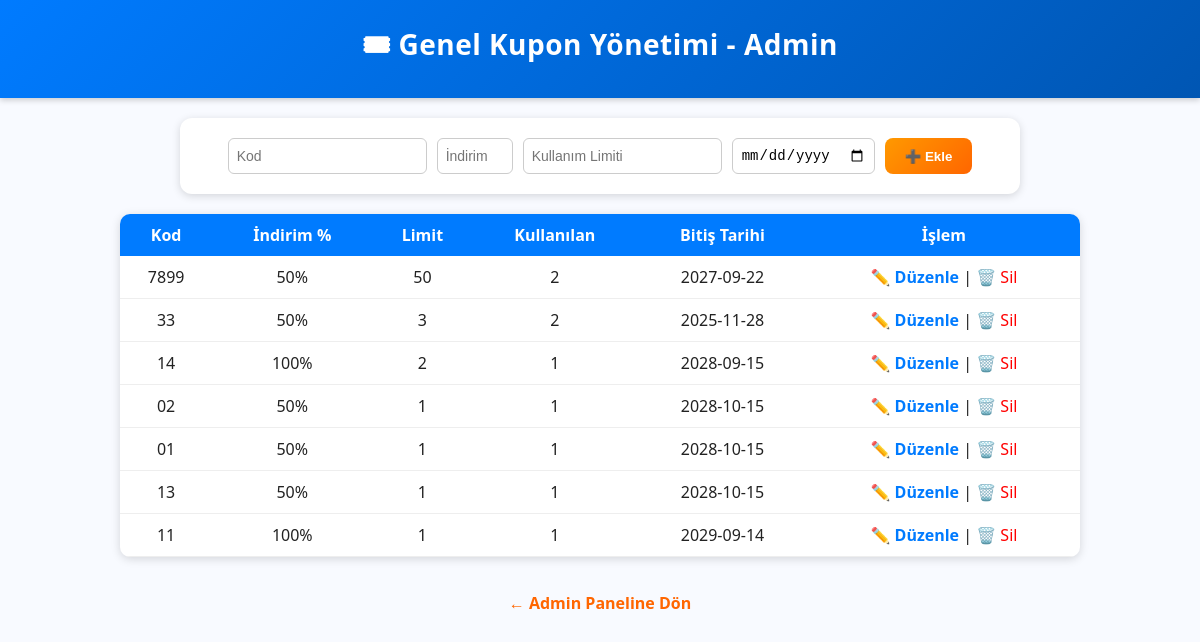
Page /admin/coupons.php (signed in) on the committed database.
### tables this page shows
CREATE TABLE coupons (
      id INTEGER PRIMARY KEY,
      code TEXT UNIQUE,
      percent INTEGER,
      usage_limit INTEGER,
      used INTEGER DEFAULT 0,
      expires_at TEXT,
      firm_id INTEGER
  );

### public/admin/coupons.php (the view, shortened to what this page needs)
<?php
$pdo = db();
$coupons = $pdo->query("SELECT * FROM coupons WHERE firm_id IS NULL ORDER BY id DESC")->fetchAll(PDO::FETCH_ASSOC);
?>
<!doctype html>
<html lang="tr">
<head>
</head>
<body>
  <header>
    <h1>🎟 Genel Kupon Yönetimi - Admin</h1>
  </header>
  <form method="post">
    <input type="text" name="code" placeholder="Kod" required>
    <input type="number" name="percent" placeholder="İndirim %" required min="1" max="100">
    <input type="number" name="limit" placeholder="Kullanım Limiti" required min="1">
    <input type="date" name="expires" required>
    <button type="submit">➕ Ekle</button>
  </form>
  <table>
    <tr>
      <th>Kod</th>
      <th>İndirim %</th>
      <th>Limit</th>
      <th>Kullanılan</th>
      <th>Bitiş Tarihi</th>
      <th>İşlem</th>
    </tr>
    <?php foreach ($coupons as $c): ?>
    <tr>
      <td><?=htmlspecialchars($c['code'])?></td>
      <td><?=$c['percent']?>%</td>
      <td><?=$c['usage_limit']?></td>
      <td><?=$c['used']?></td>
      <td><?=$c['expires_at']?></td>
      <td>
        <a href="edit_coupon.php?id=<?=$c['id']?>" style="color:#007bff;font-weight:bold;text-decoration:none;">✏️ Düzenle</a> |
        <a href="?del=<?=$c['id']?>" class="delete" style="color:red; text-decoration:none;">🗑️ Sil</a>
      </td>
    </tr>
    <?php endforeach; ?>
  </table>
  <a href="index.php" class="back-link">← Admin Paneline Dön</a>
</body>
</html>

### public/admin/coupons.php (style rules this page uses)
body { font-family: 'Segoe UI', sans-serif; background: #f8faff; margin: 0; padding: 0; color: #222; text-align: center; }
header { background: linear-gradient(135deg, #007bff, #0056b3); color: white; padding: 25px 0; box-shadow: 0 2px 6px rgba(0,0,0,0.2); }
h1 { margin: 0; font-size: 28px; letter-spacing: 0.5px; }
form { margin: 20px auto; background: #fff; width: 80%; max-width: 800px; padding: 20px; border-radius: 12px; box-shadow: 0 2px 8px rgba(0,0,0,0.15); display: flex; flex-wrap: wrap; justify-content: center; gap: 10px; }
input { padding: 8px; border: 1px solid #ccc; border-radius: 6px; font-size: 14px; }
button { background: linear-gradient(135deg, #ff9900, #ff6600); color: white; border: none; border-radius: 8px; padding: 10px 20px; font-weight: bold; cursor: pointer; transition: 0.2s; }
table { border-collapse: collapse; width: 80%; margin: 20px auto; background: white; border-radius: 10px; overflow: hidden; box-shadow: 0 2px 10px rgba(0,0,0,0.15); }
th { background: #007bff; color: white; padding: 10px; }
td { padding: 10px; border-bottom: 1px solid #eee; }
.back-link { display: inline-block; margin: 15px; color: #ff6600; font-weight: bold; text-decoration: none; }

### rows in the picture
coupons: code "7899", percent "50", usage_limit "50", used "2", expires_at "2027-09-22"
coupons: code "33", percent "50", usage_limit "3", used "2", expires_at "2025-11-28"
coupons: code "14", percent "100", usage_limit "2", used "1", expires_at "2028-09-15"
coupons: code "02", percent "50", usage_limit "1", used "1", expires_at "2028-10-15"
coupons: code "01", percent "50", usage_limit "1", used "1", expires_at "2028-10-15"
coupons: code "13", percent "50", usage_limit "1", used "1", expires_at "2028-10-15"
coupons: code "11", percent "100", usage_limit "1", used "1", expires_at "2029-09-14"
